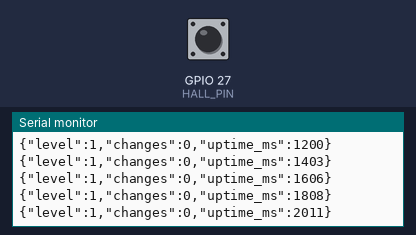
The sketch below on a simulated ESP32. Parts: the last lines printed to the serial monitor. The inputs (shaded band) are chosen by the test bench; at power-on: GPIO 27 (HALL_PIN) HIGH.

Above: at 2.2 s.
2.3 s: GPIO 27 (HALL_PIN) pulled LOW for 0.15 s
At 2.57 s:
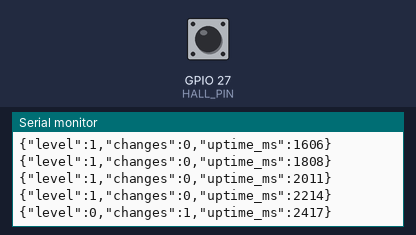
3.9 s: GPIO 27 (HALL_PIN) pulled LOW for 1 s
At 4.2 s:
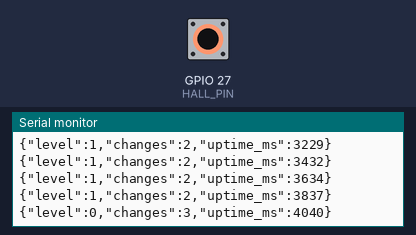
6.4 s: GPIO 27 (HALL_PIN) pulled LOW for 0.15 s
At 6.63 s:
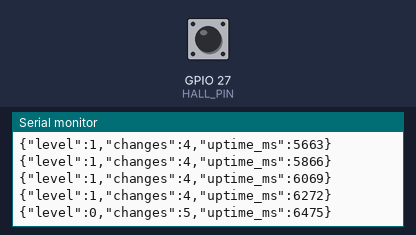
Timing chart, 0 to 9.4 s (numbered marks = the images above; inputs shaded):
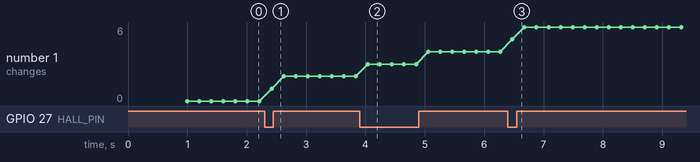

Measured:
- after the input at 2.3 s, the serial monitor: prints a new line after 0.12 s (image 1)
- after the input at 3.9 s, the serial monitor: prints a new line after 0.14 s (image 2)
- after the input at 6.4 s, the serial monitor: prints a new line after 0.08 s (image 3)
- plotted number 1: 0 → 2 after the input at 2.3 s, 2 → 4 after the input at 3.9 s, 4 → 6 after the input at 6.4 s

The sketch:

esp32_hall_diag.ino
```cpp
/*
 * ESP32 + KY-003 配線診断用スケッチ
 *
 * GPIO27の生のレベル（HIGH/LOW）を200msごとに表示する。
 * 磁石を近づけたときに level が 1 -> 0 に変われば配線・センサーはOK。
 *
 * 出力例:
 *   {"level":1,"changes":0,"uptime_ms":1000}   磁石なし（通常時HIGH）
 *   {"level":0,"changes":1,"uptime_ms":1200}   磁石あり（LOWに変化）
 *
 * 判定:
 *   - 磁石を近づけても level が常に1  -> S線がGPIO27に届いていない、
 *     磁石の極性が逆（A3144はS極のみ反応）、または3.3V駆動で出力が
 *     切り替わらない個体
 *   - level が常に0                   -> S線がGNDに短絡、または配線違い
 *   - 磁石で 1 -> 0 に変わる          -> ハードOK。本番ファームで動くはず
 */

const int HALL_PIN = 27;

int lastLevel = -1;
unsigned long changeCount = 0;
unsigned long lastPrintMs = 0;

void setup() {
  Serial.begin(115200);
  delay(1000);
  pinMode(HALL_PIN, INPUT_PULLUP);
  Serial.println("{\"status\":\"boot\",\"message\":\"esp32_hall_diag_ready\"}");
}

void loop() {
  int level = digitalRead(HALL_PIN);
  if (lastLevel != -1 && level != lastLevel) {
    changeCount++;
  }
  lastLevel = level;

  unsigned long nowMs = millis();
  if (nowMs - lastPrintMs >= 200) {
    Serial.print("{\"level\":");
    Serial.print(level);
    Serial.print(",\"changes\":");
    Serial.print(changeCount);
    Serial.print(",\"uptime_ms\":");
    Serial.print(nowMs);
    Serial.println("}");
    lastPrintMs = nowMs;
  }

  delay(5);
}
```
